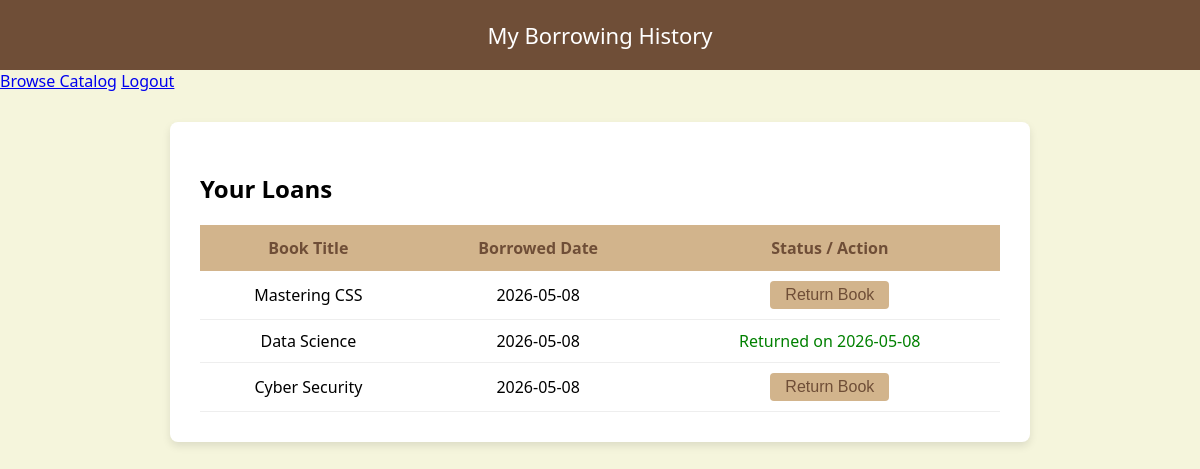
Page /student/history.php (signed in) on the committed database.
### tables this page shows
CREATE TABLE `transactions` (
  `id` int NOT NULL,
  `user_id` int NOT NULL,
  `book_id` int NOT NULL,
  `borrow_date` date NOT NULL,
  `return_date` date DEFAULT NULL,
  `fine_amount` decimal(10,2) DEFAULT '0.00'
);

CREATE TABLE `books` (
  `id` int NOT NULL,
  `title` varchar(255) NOT NULL,
  `author` varchar(100) NOT NULL,
  `category` varchar(50) DEFAULT NULL,
  `status` enum('available','borrowed') DEFAULT 'available'
);

### includes/config.php (called while the page is built, shortened)
<?php
function clean($data) {
    return htmlspecialchars($data, ENT_QUOTES, 'UTF-8');
}
?>

### student/history.php (the view, shortened to what this page needs)
<?php
require_once '../includes/config.php';
$user_id = $_SESSION['user_id'];
$stmt = $pdo->prepare("SELECT b.title, b.id as b_id, t.id as t_id, t.borrow_date, t.return_date
                       FROM transactions t JOIN books b ON t.book_id = b.id
                       WHERE t.user_id = ? ORDER BY t.id DESC");
$stmt->execute([$user_id]);
$history = $stmt->fetchAll();
?>
<!DOCTYPE html>
<html lang="en">
<head>
    <link rel="stylesheet" href="../assets/style.css">
</head>
<body>
    <header>My Borrowing History</header>
    <nav>
        <a href="browse.php">Browse Catalog</a>
        <a href="../auth/logout.php">Logout</a>
    </nav>
    <div class="container">
        <h2>Your Loans</h2>
        <table>
            <thead>
                <tr>
                    <th>Book Title</th>
                    <th>Borrowed Date</th>
                    <th>Status / Action</th>
                </tr>
            </thead>
            <tbody>
                <?php foreach($history as $h): ?>
                <tr>
                    <td><?= clean($h['title']) ?></td>
                    <td><?= $h['borrow_date'] ?></td>
                    <td>
                        <?php if(!$h['return_date']): ?>
                            <form method="POST">
                                <button name="return_book" style="background:#D2B48C; color:#6F4E37; width:auto; padding:5px 15px;">Return Book</button>
                            </form>
                        <?php else: ?>
                            <span style="color: green;">Returned on <?= $h['return_date'] ?></span>
                        <?php endif; ?>
                    </td>
                </tr>
                <?php endforeach; ?>
            </tbody>
        </table>
    </div>
</body>
</html>

### assets/style.css (style rules this page uses)
:root { --primary: #6F4E37; --secondary: #D2B48C; --background: #F5F5DC; }
body { font-family: 'Segoe UI', sans-serif; background: var(--background); margin: 0; padding: 0; }
header { background: var(--primary); color: white; text-align: center; padding: 20px; font-size: 22px; }
.container { max-width: 800px; margin: 30px auto; background: white; padding: 30px; border-radius: 8px; box-shadow: 0 4px 8px rgba(0,0,0,0.1); }
button { background: var(--primary); color: white; border: none; padding: 12px; border-radius: 4px; cursor: pointer; width: 100%; font-size: 16px; }
table { width: 100%; border-collapse: collapse; margin-top: 20px; }
th { background: var(--secondary); color: var(--primary); padding: 12px; }
td { padding: 10px; border-bottom: 1px solid #eee; text-align: center; }

### rows in the picture
transactions: book.title "Mastering CSS", borrow_date "2026-05-08"
transactions: book.title "Data Science", borrow_date "2026-05-08", return_date "2026-05-08"
transactions: book.title "Cyber Security", borrow_date "2026-05-08"
